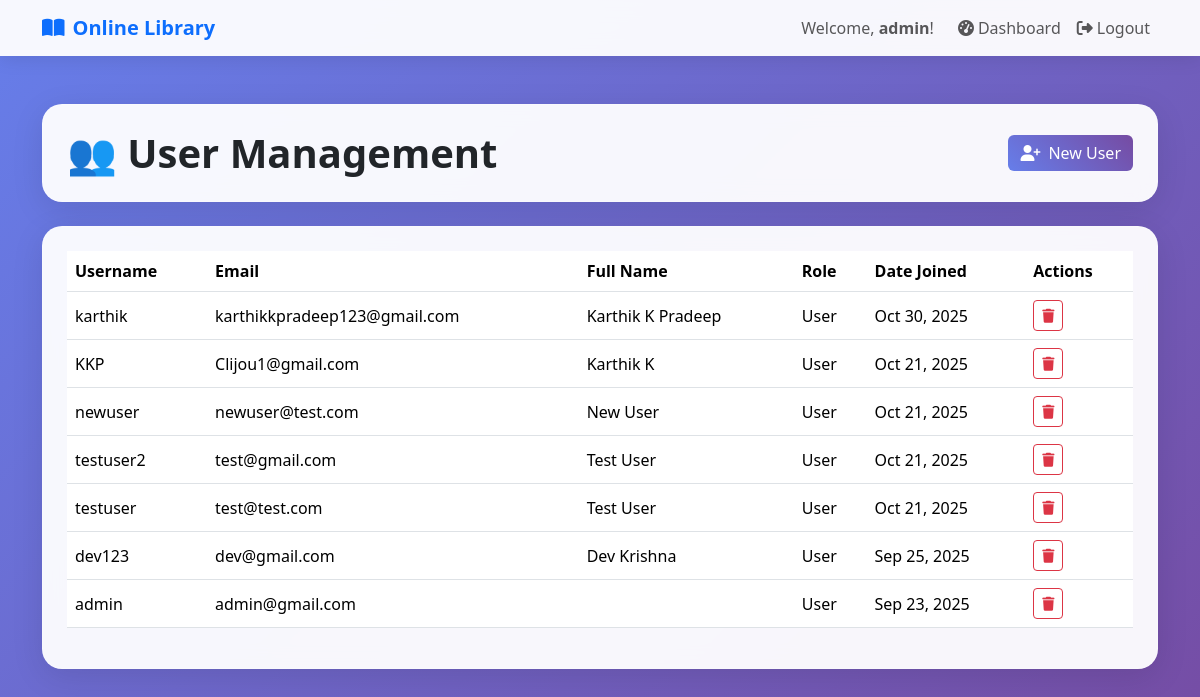
Page /dashboard/users/ (signed in) on the earlier database version.
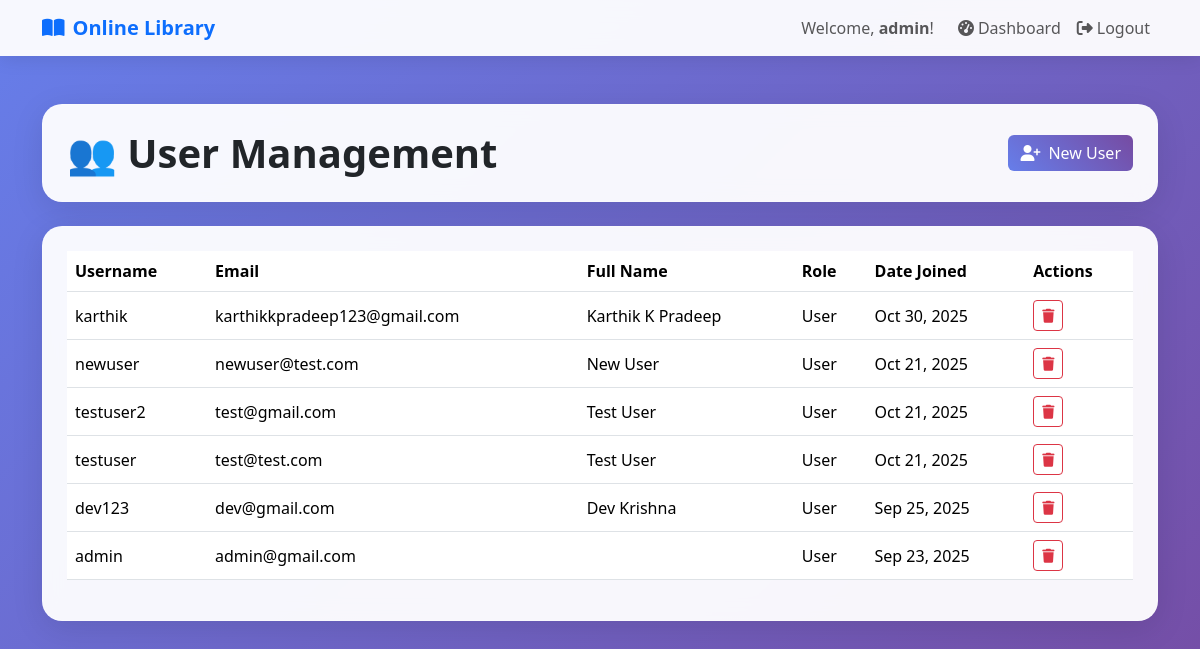
Same page on the later database version.
### catalog/models.py (models this page shows, shortened)
class CustomUser(AbstractUser):
    ROLE_CHOICES = (
        ('admin', 'Admin'),
        ('user', 'User'),
    )
    role = models.CharField(max_length=10, choices=ROLE_CHOICES, default='user')

### catalog/views.py (the view)
# urls.py: path("dashboard/users/", views.user_management, name="user_management"),
@login_required
def user_management(request):
    if not request.user.is_superuser and not (hasattr(request.user, 'role') and request.user.role == 'admin'):
        messages.error(request, "You don't have permission to access this page.")
        return redirect('dashboard')
    users = CustomUser.objects.all().order_by('-date_joined')
    return render(request, 'catalog/user_management.html', {'users': users})

### templates/catalog/user_management.html (shortened to what this page needs)
{% extends "catalog/base.html" %}
{% block content %}
<div class="container py-5">
    <div class="row mb-4">
        <div class="col-12">
            <div class="glass-card p-4 d-flex justify-content-between align-items-center">
                <h1 class="display-6 fw-bold mb-0">👥 User Management</h1>
                <a href="{% url 'register' %}" class="btn btn-gradient">
                    <i class="fas fa-user-plus me-2"></i>New User
                </a>
            </div>
        </div>
    </div>
    <div class="row">
        <div class="col-12">
            {% if users %}
            <div class="glass-card p-4 table-responsive">
                <table class="table table-hover align-middle">
                    <thead>
                        <tr>
                            <th>Username</th>
                            <th>Email</th>
                            <th>Full Name</th>
                            <th>Role</th>
                            <th>Date Joined</th>
                            <th>Actions</th>
                        </tr>
                    </thead>
                    <tbody>
                        {% for user in users %}
                        <tr>
                            <td>{{ user.username }}</td>
                            <td>{{ user.email }}</td>
                            <td>{{ user.first_name }} {{ user.last_name }}</td>
                            <td>{{ user.role|title }}</td>
                            <td>{{ user.date_joined|date:"M d, Y" }}</td>
                            <td>
                                <form action="{% url 'delete_user' user.id %}" method="post" class="d-inline">
                                    <button class="btn btn-sm btn-outline-danger" onclick="return confirm('Are you sure you want to delete this user?');">
                                        <i class="fas fa-trash"></i>
                                    </button>
                                </form>
                            </td>
                        </tr>
                        {% endfor %}
                    </tbody>
                </table>
            </div>
            {% endif %}
        </div>
    </div>
</div>
{% endblock %}

### templates/catalog/base.html (shortened to what this page needs)
{% load static %}
<!DOCTYPE html>
<html lang="en">
<head>
    <link href="https://cdn.jsdelivr.net/npm/bootstrap@5.3.2/dist/css/bootstrap.min.css" rel="stylesheet">
    <link href="https://cdnjs.cloudflare.com/ajax/libs/font-awesome/6.4.0/css/all.min.css" rel="stylesheet">
</head>
<body>
    <nav class="navbar navbar-expand-lg navbar-light nav-glass">
        <div class="container">
            <a class="navbar-brand fw-bold text-primary" href="{% url 'home' %}">
                <i class="fas fa-book-open me-2"></i>Online Library
            </a>
            <div class="navbar-nav ms-auto">
                {% if user.is_authenticated %}
                    <span class="navbar-text me-3">Welcome, <strong>{{ user.username }}</strong>!</span>
                    <a class="nav-link" href="{% url 'dashboard' %}"><i class="fas fa-tachometer-alt me-1"></i>Dashboard</a>
                <form method="post" action="{% url 'logout' %}" class="d-inline">
                    <button type="submit" class="nav-link btn btn-link" style="border: none; background: none; cursor: pointer;">
                        <i class="fas fa-sign-out-alt me-1"></i>Logout
                    </button>
                </form>
                {% else %}
                    <a class="nav-link" href="{% url 'login' %}"><i class="fas fa-sign-in-alt me-1"></i>Login</a>
                    <a class="nav-link" href="{% url 'register' %}"><i class="fas fa-user-plus me-1"></i>Register</a>
                {% endif %}
            </div>
        </div>
    </nav>
    {% block content %}{% endblock %}
</body>
</html>

Differences in the rows shown:
removed CustomUser: username "KKP", email "Clijou1@gmail.com", first_name "Karthik", last_name "K", role "User", date_joined "Oct 21, 2025"
